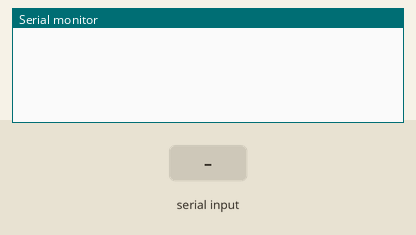
Bench run of a sketch on a simulated Arduino Uno, built with avr-gcc and run on an emulated ATmega328P. Parts: the last lines printed to the serial monitor. Inputs (shaded band) come from the test bench.

Above: at 1.2 s.
1.3 s: "bingo\n" received over the second serial link
At 1.9 s:
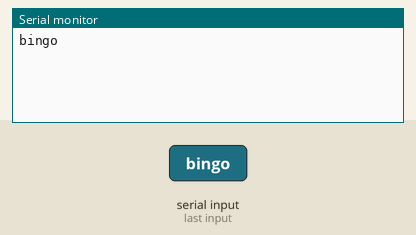
2.8 s: "1\n" received over the second serial link
At 4.2 s:
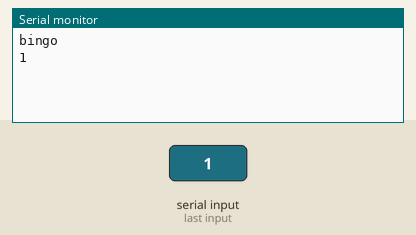

Measured:
- after the input at 1.3 s, the serial monitor: prints a new line at once (image 1)
- after the input at 2.8 s, the serial monitor: prints a new line at once (image 2)

The sketch:

Ex.3-2-master_VoltageMatching.ino
```cpp
#include <SoftwareSerial.h>
#define RxD 5
#define TxD 6
                                       //variable to store character received
SoftwareSerial master(RxD, TxD);                      //Master Arduino acts as a serial communication device

int potentPin = A0;

int voltage;

char recvChar;
String recvStr;

void setup() {
  // put your setup code here, to run once:
  Serial.begin(9600);                                 //start serial monitor, for communicating with the PC

  pinMode(RxD, INPUT);                                //set mode of receive pin (from slave to master)
  pinMode(TxD, OUTPUT);                               //set mode of transmit pin (from master to slave)
  master.begin(9600);

  pinMode(potentPin, INPUT);
}

void loop() {
  // put your main code here, to run repeatedly:
  if(Serial.available()){

      int count = 0;
      voltage = analogRead(potentPin);

      String vStr = String(voltage);
      char const *vChar = vStr.c_str();
      master.write(vChar);                          //it sends one byte each time, for chars, one alphabet is one byte,
                                                      //if i want to send 'hello', it sends h first, then e, then l, and so on
                                                      //for int, 255 is one byte. maximum value i can send is 255, if i want to send 256, it sends as 0
                                                      //now the problem is how do i send '1023' as chars, if it sends one number by one number, how
                                                      //do i concatenate back to '1023'?
      count += 1;
      if(count == 1){
        master.write('d');
      }
      //Serial.println(vChar);
      delay(1);

  }
  if(master.available()){
    recvChar = master.read();
    Serial.print(recvChar);
    recvStr = String(recvStr + String(recvChar));
  }
  else{
    if(recvStr=="bingo"){
      Serial.print('\n');
      recvStr = "";
    }
  }
}
```
